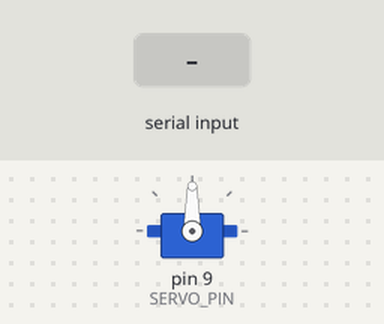
A sketch run on a simulated Arduino Uno, built with avr-gcc and run on an emulated ATmega328P. Parts: servo. The inputs (shaded band) are chosen by the test bench.

Above: at 1.2 s.
1.3 s: "30,150\n" received over Serial
At 2.4 s:
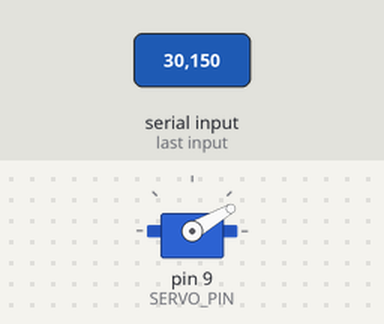
2.8 s: "5\n" received over Serial
At 3.3 s:
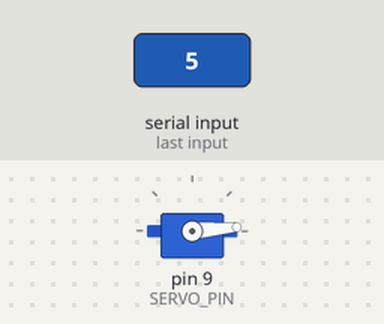
4.3 s: "200\n" received over Serial
At 5.5 s:
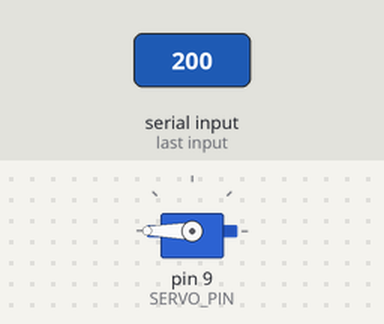
5.8 s: "90,45\n" received over Serial
At 6.9 s:
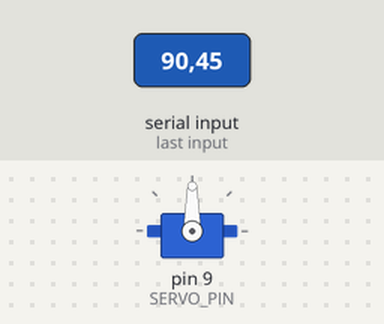
Timing chart, 0 to 8.3 s (numbered marks = the images above; inputs shaded):
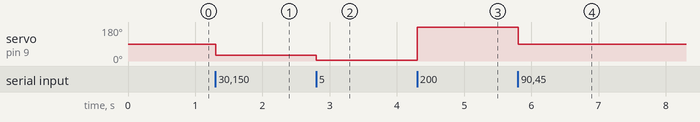

The sketch:

ball-and-beam.ino
```cpp
#include <Servo.h>

#define SERVO_PIN 9
#define BUFFERSIZE 255

Servo servo;

void setup() {
  // put your setup code here, to run once:
  servo.attach(SERVO_PIN);
  Serial.begin(9600);
}

void loop() {
  // put your main code here, to run repeatedly:
  char buffer[BUFFERSIZE];

  if (Serial.available()) { //there is a byte here.
    int nbytes = Serial.readBytesUntil('\n', buffer, BUFFERSIZE - 1);
    buffer[nbytes] = 0; //null terminated string
    String command = String(buffer);
    int angle = command.toInt();
    servo.write(angle);
  }
}
```

Measured:
- after the input at 1.3 s, servo on pin 9 (SERVO_PIN): 90° → 30° at once
- after the input at 2.8 s, servo on pin 9 (SERVO_PIN): 30° → 5° at once
- after the input at 4.3 s, servo on pin 9 (SERVO_PIN): 5° → 180° at once
- after the input at 5.8 s, servo on pin 9 (SERVO_PIN): 180° → 90° at once
